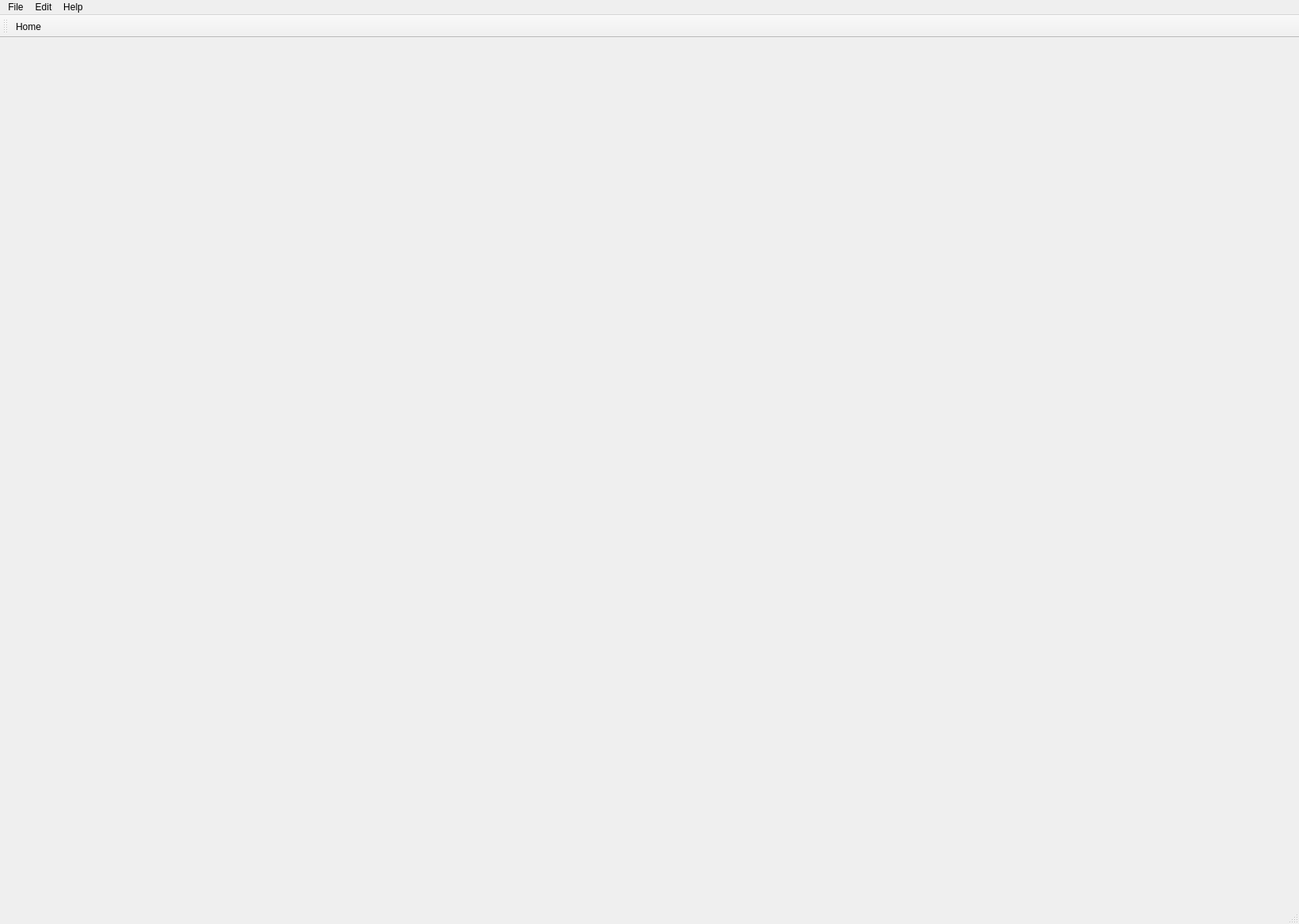
<?xml version="1.0" encoding="UTF-8"?>
<ui version="4.0">
 <class>MainWindow</class>
 <widget class="QMainWindow" name="MainWindow">
  <property name="geometry">
   <rect>
    <x>0</x>
    <y>0</y>
    <width>1643</width>
    <height>1169</height>
   </rect>
  </property>
  <property name="windowTitle">
   <string>MainWindow</string>
  </property>
  <widget class="QWidget" name="centralwidget"/>
  <widget class="QMenuBar" name="menubar">
   <property name="geometry">
    <rect>
     <x>0</x>
     <y>0</y>
     <width>1643</width>
     <height>56</height>
    </rect>
   </property>
   <widget class="QMenu" name="menuFilee">
    <property name="title">
     <string>File</string>
    </property>
    <addaction name="actionOpen"/>
    <addaction name="actionSave"/>
    <addaction name="actionSave_2"/>
    <addaction name="actionSave_As"/>
   </widget>
   <widget class="QMenu" name="menuEdit">
    <property name="title">
     <string>Edit</string>
    </property>
    <addaction name="actionCut"/>
    <addaction name="actionCopy"/>
    <addaction name="actionPate"/>
   </widget>
   <widget class="QMenu" name="menuHelp">
    <property name="title">
     <string>Help</string>
    </property>
    <addaction name="actionAbout"/>
   </widget>
   <addaction name="menuFilee"/>
   <addaction name="menuEdit"/>
   <addaction name="menuHelp"/>
  </widget>
  <widget class="QStatusBar" name="statusbar"/>
  <widget class="QToolBar" name="toolBar">
   <property name="windowTitle">
    <string>toolBar</string>
   </property>
   <attribute name="toolBarArea">
    <enum>TopToolBarArea</enum>
   </attribute>
   <attribute name="toolBarBreak">
    <bool>false</bool>
   </attribute>
   <addaction name="actionHome"/>
  </widget>
  <action name="actionOpen">
   <property name="text">
    <string>Open</string>
   </property>
  </action>
  <action name="actionSave">
   <property name="text">
    <string>New</string>
   </property>
  </action>
  <action name="actionSave_2">
   <property name="text">
    <string>Save</string>
   </property>
  </action>
  <action name="actionSave_As">
   <property name="text">
    <string>Save As</string>
   </property>
  </action>
  <action name="actionCut">
   <property name="text">
    <string>Cut</string>
   </property>
  </action>
  <action name="actionCopy">
   <property name="text">
    <string>Copy</string>
   </property>
  </action>
  <action name="actionPate">
   <property name="text">
    <string>Pate</string>
   </property>
  </action>
  <action name="actionAbout">
   <property name="text">
    <string>About</string>
   </property>
  </action>
  <action name="actionHome">
   <property name="icon">
    <iconset>
     <normaloff>../../../../../Pictures/eyvind-earle.jpg</normaloff>../../../../../Pictures/eyvind-earle.jpg</iconset>
   </property>
   <property name="text">
    <string>Home</string>
   </property>
  </action>
 </widget>
 <resources/>
 <connections/>
</ui>
